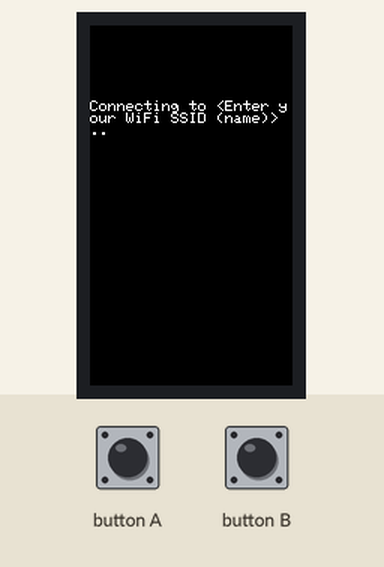
This sketch was run on a simulated ESP32. Shown: 135×240 colour display. Inputs (shaded band) come from the test bench. WiFi joins after 1.5 s; servers stay silent unless stated.

Above: at 2.3 s.
At 3.9 s:
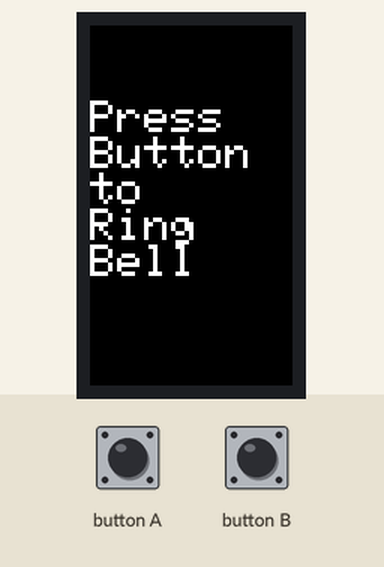
4.0 s: button A pressed for 0.15 s
At 4.9 s:
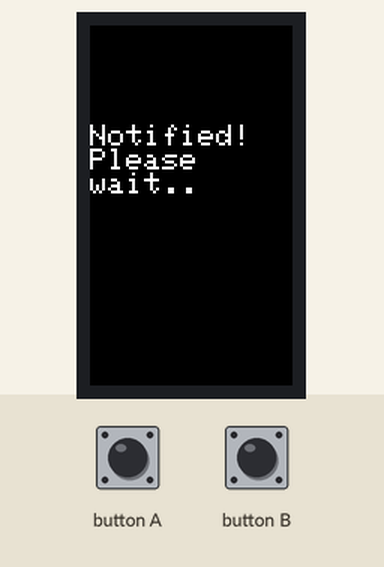
Timing chart, 0 to 7.0 s (numbered marks = the images above; inputs shaded):
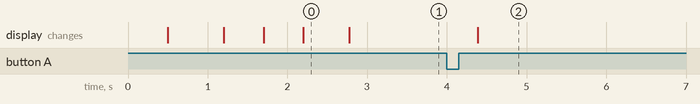

Measured:
- after the input at 4.0 s, the display: changes after 0.38 s (image 2)
- what the display in image 0 shows lasts 0.6 s, from 2.2 s to 2.8 s

The sketch:

Final_Project.ino
```cpp
#include "M5StickCPlus.h"
#include <WiFi.h>
#include <HTTPClient.h>

// Update these with values suitable for your network.
const char* ssid = "<Enter your WiFi SSID (name)>";
const char* password = "<WiFi Password>";

WiFiClient espClient;

void setup_wifi() {
  delay(10);
  // We start by connecting to a WiFi network
  M5.Lcd.fillScreen(BLACK);
  M5.Lcd.println();
  M5.Lcd.setTextSize(1.5);
  M5.Lcd.setCursor(0, 50);
  M5.Lcd.print("Connecting to ");
  M5.Lcd.println(ssid);

  //WiFi.mode(WIFI_STA);
  WiFi.begin(ssid, password);

  while (WiFi.status() != WL_CONNECTED) {
    delay(500);
    M5.Lcd.print(".");
  }

  randomSeed(micros());

  M5.Lcd.println("");
  M5.Lcd.println("WiFi connected");
  M5.Lcd.println("IP address:");
  M5.Lcd.println(WiFi.localIP());

  // Set BLACK to the background color.
  M5.Lcd.fillScreen(BLACK);
  M5.Lcd.setCursor(0, 0);

  display_bell();
}

void setup() {
  delay(500);
  // When opening the Serial Monitor, select 9600 Baud
  M5.begin();
  delay(500);
  setup_wifi();
}

void display_bell()
{
    // Adding Graphics
    M5.Lcd.fillScreen(BLACK);
    M5.Lcd.setCursor(0, 50);
    M5.Lcd.setTextColor(WHITE);
    M5.Lcd.setTextSize(3);
    M5.Lcd.printf("Press\nButton\nto\nRing\nBell");

}

void loop() {

    if (WiFi.status() != WL_CONNECTED){
      setup_wifi();
    }

    M5.update();  // Read the press state of the key.
    if (M5.BtnA.wasReleased()) {

          //IFTT - Slack Post Request
          HTTPClient http;
          http.begin("<ENTER THE IFTTT WebHook URL HERE>");
          http.GET();
          http.end();

          M5.Lcd.fillScreen(BLACK);
          M5.Lcd.setTextSize(2.8);
          M5.Lcd.setCursor(0, 50);
          M5.Lcd.println("\nNotified!\nPlease\nwait..");
          delay(5000);
          display_bell();
    }
}
```
